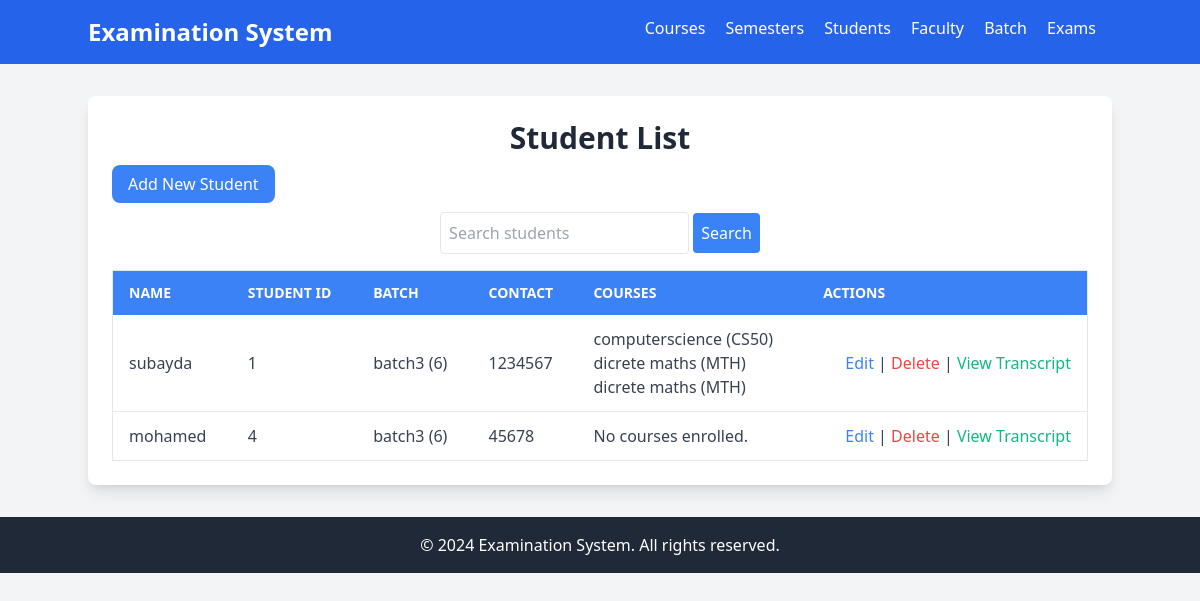
The page /students/ on the database its author committed.
### exam/models.py (models this page shows, shortened)
class Student(models.Model):
    name = models.CharField(max_length=100)
    student_id = models.CharField(max_length=20, unique=True)
    batch = models.ForeignKey(Batch, on_delete=models.CASCADE)
    contact_details = models.TextField()
    courses = models.ManyToManyField(Course, through='ExamResult')

class Batch(models.Model):
    name = models.CharField(max_length=100)  # e.g., "2024 - CS101"
    year = models.IntegerField()
    course = models.ForeignKey(Course, on_delete=models.CASCADE)
    semester = models.ForeignKey('Semester', on_delete=models.CASCADE)  # Adjust if 'Semester' is in a different app
    def __str__(self):
        return f"{self.name} ({self.year})"

class Course(models.Model):
    code = models.CharField(max_length=10, unique=True)
    title = models.CharField(max_length=100)
    credit_hours = models.IntegerField()
    semester = models.ForeignKey(Semester, on_delete=models.CASCADE)
    faculties = models.ManyToManyField(Faculty)

### exam/views.py (the view)
# urls.py: path('students/', views.student_list, name='student_list'),
def student_list(request):
    students = Student.objects.all()
    return render(request, 'students/student_list.html', {'students': students})

### exam/templates/students/student_list.html
{% extends "layout.html" %}
{% block content %}
<div class="container mx-auto p-6 bg-white shadow-lg rounded-lg mt-8">
    <div class="text-center mb-4">
        <h1 class="text-3xl font-bold">Student List</h1>
    </div>
    <div class="mb-4">
        <a href="{% url 'student_create' %}"
           class="bg-blue-500 text-white px-4 py-2 rounded-lg hover:bg-blue-600">
           Add New Student
        </a>
    </div>
    <form method="get" class="mb-4 text-center">
        <input type="text" name="q" placeholder="Search students" value="{{ request.GET.q }}"
               class="p-2 border rounded">
        <button type="submit" class="p-2 bg-blue-500 text-white rounded">Search</button>
    </form>
    <div class="overflow-x-auto">
        <table class="min-w-full bg-white border border-gray-200 rounded-lg shadow-sm">
            <thead class="bg-blue-500 text-white">
                <tr>
                    <th class="text-left py-3 px-4 uppercase font-semibold text-sm">Name</th>
                    <th class="text-left py-3 px-4 uppercase font-semibold text-sm">Student ID</th>
                    <th class="text-left py-3 px-4 uppercase font-semibold text-sm">Batch</th>
                    <th class="text-left py-3 px-4 uppercase font-semibold text-sm">Contact</th>
                    <th class="text-left py-3 px-4 uppercase font-semibold text-sm">Courses</th>
                    <th class="text-left py-3 px-4 uppercase font-semibold text-sm">Actions</th>
                </tr>
            </thead>
            <tbody class="text-gray-700">
                {% for student in students %}
                    <tr class="border-b border-gray-200 hover:bg-gray-50">
                        <td class="py-3 px-4">{{ student.name }}</td>
                        <td class="py-3 px-4">{{ student.id }}</td>
                        <td class="py-3 px-4">{{ student.batch }}</td>
                        <td class="py-3 px-4">{{ student.contact_details }}</td>
                        <td class="py-3 px-4">
                            <ul>
                                {% for course in student.courses.all %}
                                    <li>{{ course.title }} ({{ course.code }})</li>
                                {% empty %}
                                    <li>No courses enrolled.</li>
                                {% endfor %}
                            </ul>
                        </td>
                        <td class="py-3 px-4 text-right">
                            <a href="{% url 'student_update' student.pk %}"
                               class="text-blue-500 hover:underline">Edit</a> |
                            <a href="{% url 'student_delete' student.pk %}"
                               class="text-red-500 hover:underline">Delete</a> |
                            <a href="{% url 'student_transcript' student.pk %}"
                               class="text-green-500 hover:underline">View Transcript</a>
                        </td>
                    </tr>
                {% empty %}
                    <tr>
                        <td colspan="6" class="py-3 px-4 text-center text-gray-500">
                            No students found.
                        </td>
                    </tr>
                {% endfor %}
            </tbody>
        </table>
    </div>
</div>
{% endblock %}

### rows shown on the page
Student: name "subayda", id "1", batch "batch3 (6)", contact_details "1234567"
Course: title "computerscience", code "CS50"
Course: title "dicrete maths", code "MTH"
Student: name "mohamed", id "4", batch "batch3 (6)", contact_details "45678"
